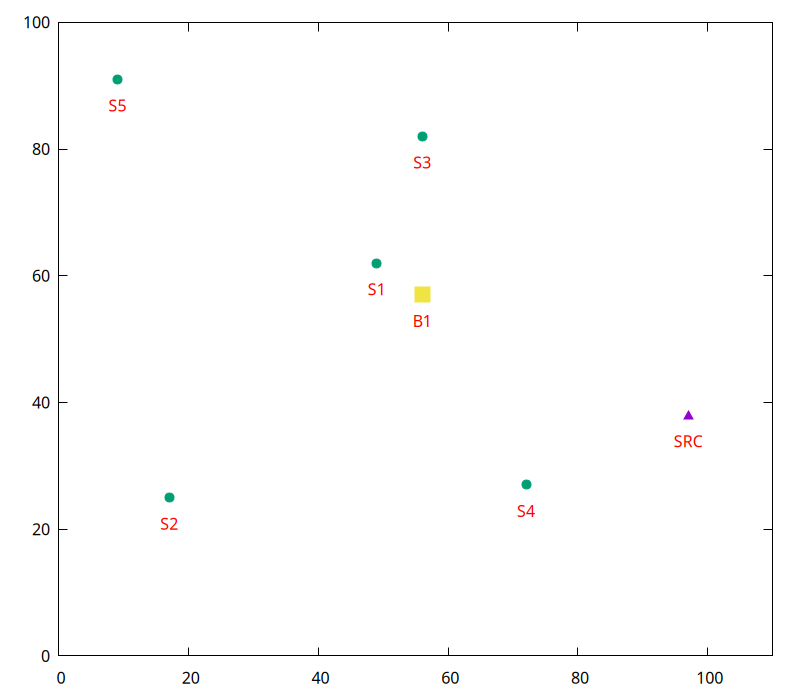

Write gnuplot code to recreate this figure.
set xrange [0:110]
set yrange [0:100]

set label "SRC" at 97,38 offset 0,-1.2 center tc rgb "red"
set label "S1" at 49,62 offset 0,-1.2 center tc rgb "red"
set label "S2" at 17,25 offset 0,-1.2 center tc rgb "red"
set label "S3" at 56,82 offset 0,-1.2 center tc rgb "red"
set label "S4" at 72,27 offset 0,-1.2 center tc rgb "red"
set label "S5" at 9,91 offset 0,-1.2 center tc rgb "red"
set label "B1" at 56,57 offset 0,-1.2 center tc rgb "red"

plot '-' with points pt 9 ps 1.5 notitle, \
     '-' with points pt 7 ps 1.5 notitle, \
     '-' with points pt 5 ps 1.5 notitle, \
     '-' with points pt 5 ps 2.0 notitle, \
     '-' with points pt 5 ps 2.5 notitle

97 38 # SRC
e
49 62 # T1
17 25 # T2
56 82 # T3
72 27 # T4
9 91 # T5
e
e
e
56 57 # B1
e
